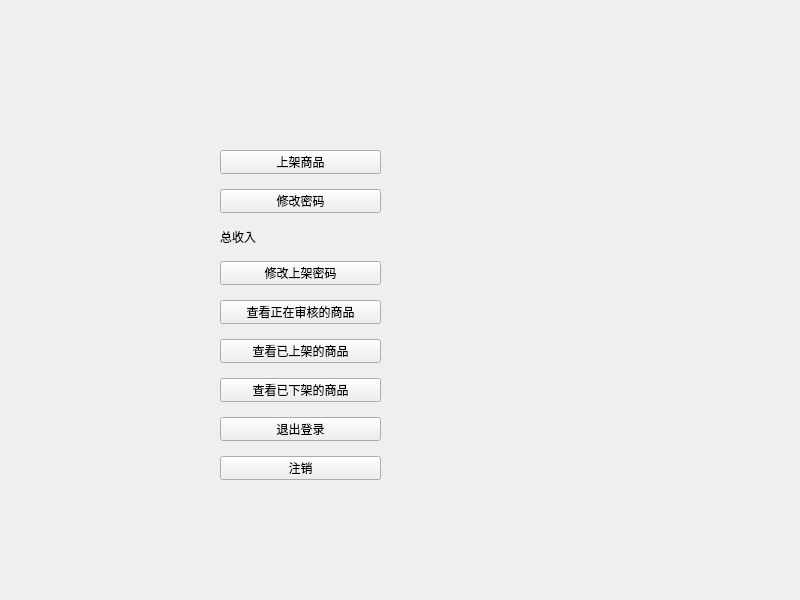
<?xml version="1.0" encoding="UTF-8"?>
<ui version="4.0">
 <class>Form</class>
 <widget class="QWidget" name="Form">
  <property name="geometry">
   <rect>
    <x>0</x>
    <y>0</y>
    <width>800</width>
    <height>600</height>
   </rect>
  </property>
  <property name="windowTitle">
   <string>Form</string>
  </property>
  <widget class="QWidget" name="layoutWidget">
   <property name="geometry">
    <rect>
     <x>220</x>
     <y>150</y>
     <width>161</width>
     <height>330</height>
    </rect>
   </property>
   <layout class="QVBoxLayout" name="verticalLayout">
    <property name="spacing">
     <number>15</number>
    </property>
    <item>
     <widget class="QPushButton" name="pushButton">
      <property name="text">
       <string>上架商品</string>
      </property>
     </widget>
    </item>
    <item>
     <widget class="QPushButton" name="pushButton_2">
      <property name="text">
       <string>修改密码</string>
      </property>
     </widget>
    </item>
    <item>
     <widget class="QLabel" name="label">
      <property name="text">
       <string>总收入</string>
      </property>
     </widget>
    </item>
    <item>
     <widget class="QPushButton" name="pushButton_3">
      <property name="text">
       <string>修改上架密码</string>
      </property>
     </widget>
    </item>
    <item>
     <widget class="QPushButton" name="pushButton_4">
      <property name="text">
       <string>查看正在审核的商品</string>
      </property>
     </widget>
    </item>
    <item>
     <widget class="QPushButton" name="pushButton_5">
      <property name="text">
       <string>查看已上架的商品</string>
      </property>
     </widget>
    </item>
    <item>
     <widget class="QPushButton" name="pushButton_6">
      <property name="text">
       <string>查看已下架的商品</string>
      </property>
     </widget>
    </item>
    <item>
     <widget class="QPushButton" name="pushButton_7">
      <property name="text">
       <string>退出登录</string>
      </property>
     </widget>
    </item>
    <item>
     <widget class="QPushButton" name="pushButton_8">
      <property name="text">
       <string>注销</string>
      </property>
     </widget>
    </item>
   </layout>
  </widget>
 </widget>
 <resources/>
 <connections>
  <connection>
   <sender>pushButton</sender>
   <signal>clicked()</signal>
   <receiver>Form</receiver>
   <slot>list_items()</slot>
   <hints>
    <hint type="sourcelabel">
     <x>284</x>
     <y>151</y>
    </hint>
    <hint type="destinationlabel">
     <x>142</x>
     <y>145</y>
    </hint>
   </hints>
  </connection>
  <connection>
   <sender>pushButton_2</sender>
   <signal>clicked()</signal>
   <receiver>Form</receiver>
   <slot>change_pwd()</slot>
   <hints>
    <hint type="sourcelabel">
     <x>319</x>
     <y>201</y>
    </hint>
    <hint type="destinationlabel">
     <x>111</x>
     <y>204</y>
    </hint>
   </hints>
  </connection>
  <connection>
   <sender>pushButton_3</sender>
   <signal>clicked()</signal>
   <receiver>Form</receiver>
   <slot>change_sub_pwd()</slot>
   <hints>
    <hint type="sourcelabel">
     <x>294</x>
     <y>272</y>
    </hint>
    <hint type="destinationlabel">
     <x>142</x>
     <y>288</y>
    </hint>
   </hints>
  </connection>
  <connection>
   <sender>pushButton_4</sender>
   <signal>clicked()</signal>
   <receiver>Form</receiver>
   <slot>check_listing_items()</slot>
   <hints>
    <hint type="sourcelabel">
     <x>271</x>
     <y>312</y>
    </hint>
    <hint type="destinationlabel">
     <x>83</x>
     <y>327</y>
    </hint>
   </hints>
  </connection>
  <connection>
   <sender>pushButton_5</sender>
   <signal>clicked()</signal>
   <receiver>Form</receiver>
   <slot>check_listed_items()</slot>
   <hints>
    <hint type="sourcelabel">
     <x>281</x>
     <y>349</y>
    </hint>
    <hint type="destinationlabel">
     <x>121</x>
     <y>370</y>
    </hint>
   </hints>
  </connection>
  <connection>
   <sender>pushButton_6</sender>
   <signal>clicked()</signal>
   <receiver>Form</receiver>
   <slot>check_delisted_items()</slot>
   <hints>
    <hint type="sourcelabel">
     <x>288</x>
     <y>392</y>
    </hint>
    <hint type="destinationlabel">
     <x>114</x>
     <y>406</y>
    </hint>
   </hints>
  </connection>
  <connection>
   <sender>pushButton_7</sender>
   <signal>clicked()</signal>
   <receiver>Form</receiver>
   <slot>show_start()</slot>
   <hints>
    <hint type="sourcelabel">
     <x>308</x>
     <y>428</y>
    </hint>
    <hint type="destinationlabel">
     <x>132</x>
     <y>447</y>
    </hint>
   </hints>
  </connection>
  <connection>
   <sender>pushButton_8</sender>
   <signal>clicked()</signal>
   <receiver>Form</receiver>
   <slot>log_out()</slot>
   <hints>
    <hint type="sourcelabel">
     <x>276</x>
     <y>465</y>
    </hint>
    <hint type="destinationlabel">
     <x>88</x>
     <y>487</y>
    </hint>
   </hints>
  </connection>
 </connections>
 <slots>
  <slot>list_items()</slot>
  <slot>change_pwd()</slot>
  <slot>change_sub_pwd()</slot>
  <slot>check_listing_items()</slot>
  <slot>check_listed_items()</slot>
  <slot>check_delisted_items()</slot>
  <slot>show_start()</slot>
  <slot>log_out()</slot>
 </slots>
</ui>
